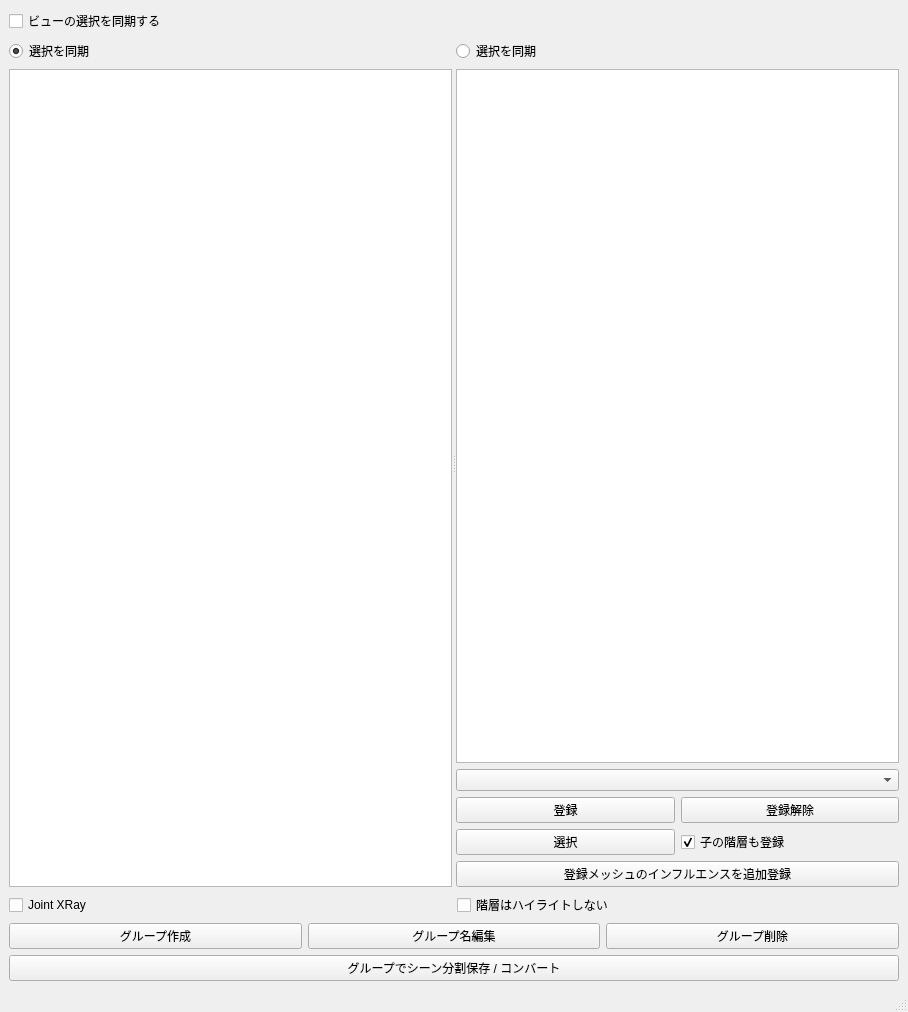
<?xml version="1.0" encoding="UTF-8"?>
<ui version="4.0">
 <class>MainWindow</class>
 <widget class="QMainWindow" name="MainWindow">
  <property name="geometry">
   <rect>
    <x>0</x>
    <y>0</y>
    <width>908</width>
    <height>1012</height>
   </rect>
  </property>
  <property name="windowTitle">
   <string>MainWindow</string>
  </property>
  <widget class="QWidget" name="centralwidget">
   <layout class="QGridLayout" name="gridLayout">
    <item row="4" column="0">
     <widget class="QPushButton" name="saveSceneConvertPushButton">
      <property name="text">
       <string>グループでシーン分割保存 / コンバート</string>
      </property>
     </widget>
    </item>
    <item row="3" column="0">
     <layout class="QHBoxLayout" name="horizontalLayout">
      <item>
       <widget class="QPushButton" name="addPresetPushButton">
        <property name="text">
         <string>グループ作成</string>
        </property>
       </widget>
      </item>
      <item>
       <widget class="QPushButton" name="editPresetPushButton">
        <property name="text">
         <string>グループ名編集</string>
        </property>
       </widget>
      </item>
      <item>
       <widget class="QPushButton" name="deletePresetPushButton">
        <property name="text">
         <string>グループ削除</string>
        </property>
       </widget>
      </item>
     </layout>
    </item>
    <item row="2" column="0">
     <layout class="QHBoxLayout" name="horizontalLayout_5">
      <item>
       <widget class="QCheckBox" name="XRayJointsCheckBox">
        <property name="enabled">
         <bool>true</bool>
        </property>
        <property name="text">
         <string>Joint XRay</string>
        </property>
        <property name="tristate">
         <bool>false</bool>
        </property>
       </widget>
      </item>
      <item>
       <widget class="QCheckBox" name="hiliteSelectionOnlyCheckBox">
        <property name="text">
         <string>階層はハイライトしない</string>
        </property>
        <property name="checked">
         <bool>false</bool>
        </property>
       </widget>
      </item>
     </layout>
    </item>
    <item row="1" column="0">
     <widget class="QSplitter" name="splitter">
      <property name="orientation">
       <enum>Qt::Horizontal</enum>
      </property>
      <widget class="QWidget" name="verticalLayoutWidget">
       <layout class="QVBoxLayout" name="verticalLayout_2">
        <item>
         <widget class="QRadioButton" name="treeWidgetSelectRadioButton">
          <property name="text">
           <string>選択を同期</string>
          </property>
          <property name="checkable">
           <bool>true</bool>
          </property>
          <property name="checked">
           <bool>true</bool>
          </property>
         </widget>
        </item>
        <item>
         <widget class="QTreeWidget" name="treeWidget">
          <property name="selectionMode">
           <enum>QAbstractItemView::ExtendedSelection</enum>
          </property>
          <property name="autoExpandDelay">
           <number>-1</number>
          </property>
          <property name="indentation">
           <number>13</number>
          </property>
          <attribute name="headerVisible">
           <bool>false</bool>
          </attribute>
          <column>
           <property name="text">
            <string>1</string>
           </property>
          </column>
         </widget>
        </item>
       </layout>
      </widget>
      <widget class="QWidget" name="layoutWidget">
       <layout class="QVBoxLayout" name="verticalLayout_3">
        <item>
         <widget class="QRadioButton" name="groupTreeWidgetSelectRadioButton">
          <property name="mouseTracking">
           <bool>true</bool>
          </property>
          <property name="text">
           <string>選択を同期</string>
          </property>
          <property name="checked">
           <bool>false</bool>
          </property>
         </widget>
        </item>
        <item>
         <widget class="QTreeWidget" name="groupTreeWidget">
          <property name="maximumSize">
           <size>
            <width>16777215</width>
            <height>16777215</height>
           </size>
          </property>
          <property name="editTriggers">
           <set>QAbstractItemView::DoubleClicked|QAbstractItemView::EditKeyPressed</set>
          </property>
          <property name="selectionMode">
           <enum>QAbstractItemView::ExtendedSelection</enum>
          </property>
          <property name="autoExpandDelay">
           <number>-1</number>
          </property>
          <property name="indentation">
           <number>13</number>
          </property>
          <property name="headerHidden">
           <bool>true</bool>
          </property>
          <column>
           <property name="text">
            <string notr="true">1</string>
           </property>
          </column>
         </widget>
        </item>
        <item>
         <widget class="QComboBox" name="presetComboBox"/>
        </item>
        <item>
         <layout class="QHBoxLayout" name="horizontalLayout_3">
          <item>
           <widget class="QPushButton" name="registPushButton">
            <property name="text">
             <string>登録</string>
            </property>
           </widget>
          </item>
          <item>
           <widget class="QPushButton" name="unRegistPushButton">
            <property name="text">
             <string>登録解除</string>
            </property>
           </widget>
          </item>
         </layout>
        </item>
        <item>
         <layout class="QHBoxLayout" name="horizontalLayout_4">
          <item>
           <widget class="QPushButton" name="selectRegistedNodes">
            <property name="text">
             <string>選択</string>
            </property>
           </widget>
          </item>
          <item>
           <widget class="QCheckBox" name="registryHierarchycheckBox">
            <property name="text">
             <string>子の階層も登録</string>
            </property>
            <property name="checked">
             <bool>true</bool>
            </property>
           </widget>
          </item>
         </layout>
        </item>
        <item>
         <widget class="QPushButton" name="regstInfluenceJointsPushButton">
          <property name="text">
           <string>登録メッシュのインフルエンスを追加登録</string>
          </property>
         </widget>
        </item>
       </layout>
      </widget>
     </widget>
    </item>
    <item row="0" column="0">
     <layout class="QVBoxLayout" name="verticalLayout">
      <item>
       <widget class="QCheckBox" name="syncSelectionCheckBox">
        <property name="text">
         <string>ビューの選択を同期する</string>
        </property>
       </widget>
      </item>
     </layout>
    </item>
   </layout>
  </widget>
  <widget class="QMenuBar" name="menubar">
   <property name="geometry">
    <rect>
     <x>0</x>
     <y>0</y>
     <width>908</width>
     <height>26</height>
    </rect>
   </property>
  </widget>
  <widget class="QStatusBar" name="statusbar"/>
 </widget>
 <resources/>
 <connections/>
</ui>
